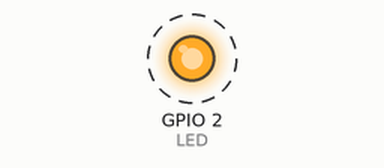
This program was run on a simulated ESP32. Shown: output pins drawn as LEDs (lit = HIGH). Dashed ring = blinking. What the program prints to the serial monitor is not drawn.

Above: at 0.5 s.
Timing chart, 0 to 4.6 s (numbered marks = the images above):
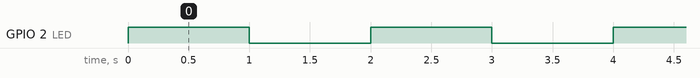

The program:

main.cpp
```cpp
#include <Arduino.h>
#include "LedConfig.h"

hw_timer_t *timer = NULL;
volatile bool ledState = false;

void IRAM_ATTR onTimer() {
    ledState = !ledState;
    digitalWrite(LED, ledState ? LED_ON : LED_OFF);
    Serial.println(ledState ? "LED Turned ON" : "LED Turned OFF");
}

void SystemConfig() {
    pinMode(LED, OUTPUT);
    Serial.begin(115200);
    Serial.println("LED Program Initialized");
    timer = timerBegin(0, 80, true);
    timerAttachInterrupt(timer, &onTimer, true);
    timerAlarmWrite(timer, 1000000, true);//1Second
    timerAlarmEnable(timer);
}

void InitApplication() {
    digitalWrite(LED, LED_OFF);  // LED OFF
    Serial.println("LED Set to OFF");
}

void setup() {
    SystemConfig();
    InitApplication();
}

void loop() {
}
```

LedConfig.h
```cpp
#include <Arduino.h>

#define LED 2
#define LED_ON  LOW
#define LED_OFF HIGH
```

Measured:
- by itself, GPIO 2 (LED): alternates HIGH for 1.0 s and LOW for 1.0 s
